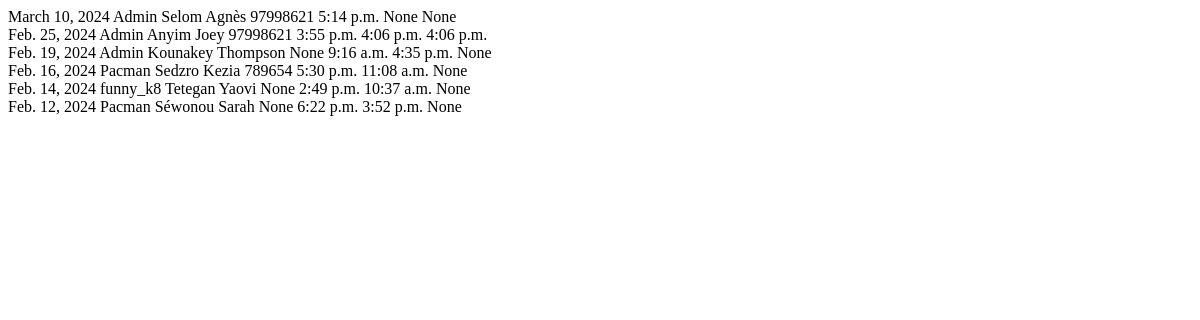
The app's page /visits/table/, older data.
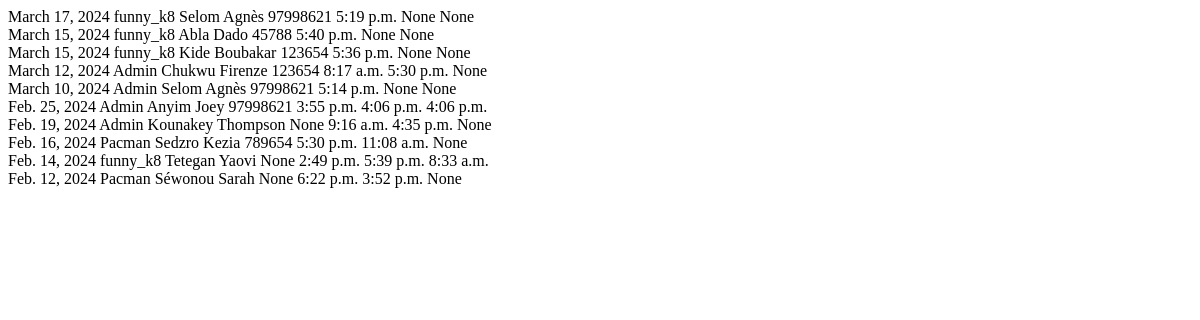
The same page, newer data.
### base/models.py (models this page shows, shortened)
class Visit(models.Model):
    host = models.ForeignKey(CustomUser, on_delete=models.CASCADE)
    first_name = models.CharField(max_length=255)
    last_name = models.CharField(max_length=255)
    sex = models.CharField(max_length=50, choices=genders)
    phone = models.CharField(max_length=255,blank=True, null=True)
    observations = models.TextField(blank=True, null=True)
    email = models.EmailField(max_length=255, null=True, blank=True)
    context = models.CharField(max_length=50, choices=visit_types)
    nationality = models.CharField(
        max_length=255, default='', null=True, blank=True)
    date = models.DateField(default=date.today)
    arrived_at = models.TimeField(default=timezone.now)
    accepted_at = models.TimeField(blank=True, null=True)
    departed_at = models.TimeField(null=True, blank=True)
    id_document = models.CharField(max_length=50,choices=id_types)
    id_number = models.CharField(max_length=50)
    is_accepted = models.BooleanField(default=False)
    is_rejected = models.BooleanField(default=False)
    is_missed = models.BooleanField(default=False)
    status = models.ForeignKey(Status, default=1, on_delete=models.CASCADE)
    signature = models.ImageField(upload_to='signatures/', null=True, blank=True)

### accounts/models.py (models this page shows, shortened)
class CustomUser(AbstractBaseUser, PermissionsMixin):
    email = models.EmailField(db_index=True, unique=True, max_length=255)
    username = models.CharField(
        max_length=255, unique=True, blank=True, null=True)
    first_name = models.CharField(max_length=255)
    last_name = models.CharField(max_length=255)
    address = models.CharField(max_length=255, blank=True, null=True)
    phone = PhoneNumberField(unique=True, blank=True, null=True)
    role = models.ForeignKey(
        Role, on_delete=models.CASCADE, blank=True, null=True,)
    image = models.ImageField(blank=True, null=True, upload_to='users')
    is_active = models.BooleanField(default=True)
    is_staff = models.BooleanField(default=False)
    is_superuser = models.BooleanField(default=False)
    objects = CustomUserManager()
    USERNAME_FIELD = 'email'
    REQUIRED_FIELDS = []

### base/views.py (the view)
# urls.py: path('visits/table/', visits_table, name='visits_table'),
def visits_table(req):
    user = req.user
    visits = Visit.objects.all().order_by('-date', '-arrived_at')
    objects = paginate_objects(req, visits)
    context = {'objects': objects}
    return render(req, 'base/partials/visits_table.html', context)

### base/views.py (called while the page is built)
def paginate_objects(req, obj_list, obj_count=10):
    paginator = Paginator(obj_list, obj_count)
    page_number = req.GET.get('page',1)
    objects = paginator.get_page(page_number)
    return objects

### base/templates/base/partials/visits_table.html (shortened to what this page needs)
{% if not objects %}
<tr
  class="p-4 flex-col justify-center items-center text-center text-black mx-auto"
>
  <td colspan="8" class="text-center">
    <i class="mt-4 fa-solid fa-folder-open text-gray-300 text-7xl"></i>
    <p
      class="mt-2 mb-4 px-4 py-2 w-fit bg-gray-200 rounded-lg text-sm text-center mx-auto"
    >
      Aucune visite disponible
    </p>
  </td>
</tr>
{% else %}
{% for obj in objects %}
<tr
  class="text-gray-600 border text-sm hover:bg-white hover:text-black transition-all duration-50"
>
  <td class="p-3">{{obj.date}}</td>
  <td class="p-3">{{obj.host.username}}</td>
  <td class="p-3">{{obj.last_name}}</td>
  <td class="p-3">{{obj.first_name}}</td>
  <td class="p-3">{{obj.phone}}</td>
  <td class="p-3">{{obj.arrived_at}}</td>
  <td class="p-3">{{obj.accepted_at}}</td>
  <td class="p-3">{{obj.departed_at}}</td>
</tr>
{% endfor %}
{% endif %}

Row changes from the older to the newer data that the page shows:
added Visit: date "March 17, 2024", host.username "funny_k8", last_name "Selom", first_name "Agnès", phone "97998621", arrived_at "5:19 p.m.", accepted_at "None", departed_at "None"
added Visit: date "March 15, 2024", host.username "funny_k8", last_name "Abla", first_name "Dado", phone "45788", arrived_at "5:40 p.m.", accepted_at "None", departed_at "None"
added Visit: date "March 15, 2024", host.username "funny_k8", last_name "Kide", first_name "Boubakar", phone "123654", arrived_at "5:36 p.m.", accepted_at "None", departed_at "None"
added Visit: date "March 12, 2024", host.username "Admin", last_name "Chukwu", first_name "Firenze", phone "123654", arrived_at "8:17 a.m.", accepted_at "5:30 p.m.", departed_at "None"
changed Visit "Feb. 14, 2024": accepted_at "10:37 a.m." → "5:39 p.m."; departed_at "None" → "8:33 a.m."
